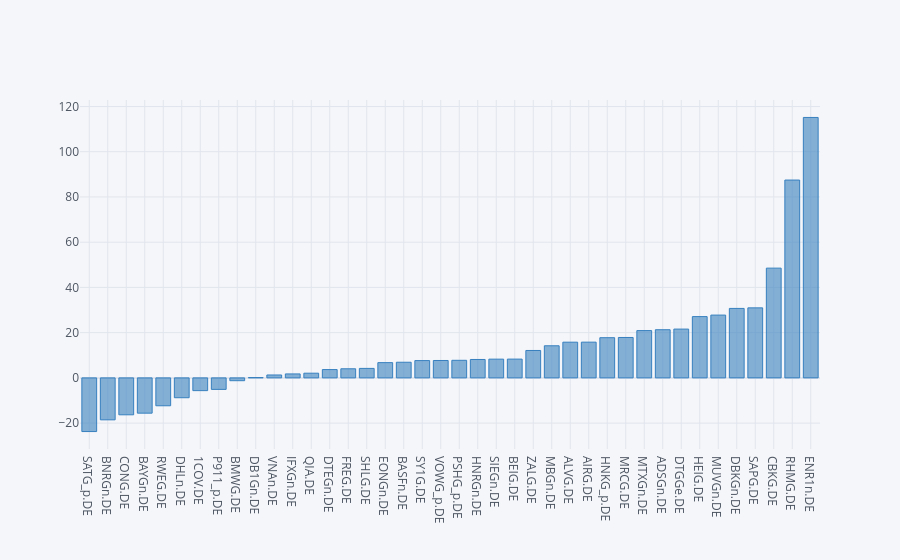

The code cell stored with this chart in its notebook:
### Code cell
dax.set_index('Instrument')['YTD Total Return'].sort_values().iplot(kind='bar', color='blue')

### Figure 1 — Plotly figure (JSON) as saved in the notebook; plotly's stock layout.template omitted (floating-point values rounded to 4 significant figures)
{"data": [{"marker": {"color": "rgba(55, 128, 191, 0.6)", "line": {"color": "rgba(55, 128, 191, 1.0)", "width": 1}}, "name": "YTD Total Return", "orientation": "v", "text": "", "type": "bar", "x": ["SATG_p.DE", "BNRGn.DE", "CONG.DE", "BAYGn.DE", "RWEG.DE", "DHLn.DE", "1COV.DE", "P911_p.DE", "BMWG.DE", "DB1Gn.DE", "VNAn.DE", "IFXGn.DE", "QIA.DE", "DTEGn.DE", "FREG.DE", "SHLG.DE", "EONGn.DE", "BASFn.DE", "SY1G.DE", "VOWG_p.DE", "PSHG_p.DE", "HNRGn.DE", "SIEGn.DE", "BEIG.DE", "ZALG.DE", "MBGn.DE", "ALVG.DE", "AIRG.DE", "HNKG_p.DE", "MRCG.DE", "MTXGn.DE", "ADSGn.DE", "DTGGe.DE", "HEIG.DE", "MUVGn.DE", "DBKGn.DE", "SAPG.DE", "CBKG.DE", "RHMG.DE", "ENR1n.DE"], "y": [-23.73, -18.55, -16.33, -15.6, -12.33, -8.773, -5.638, -5.081, -1.242, 0.1378, 1.284, 1.749, 2.076, 3.678, 4.026, 4.194, 6.745, 6.92, 7.648, 7.692, 7.772, 8.141, 8.287, 8.308, 12.12, 14.2, 15.79, 15.8, 17.77, 17.87, 20.92, 21.3, 21.58, 27.1, 27.77, 30.72, 30.96, 48.53, 87.49, 115.2]}], "layout": {"legend": {"bgcolor": "#F5F6F9", "font": {"color": "#4D5663"}}, "paper_bgcolor": "#F5F6F9", "plot_bgcolor": "#F5F6F9", "title": {"font": {"color": "#4D5663"}}, "xaxis": {"gridcolor": "#E1E5ED", "showgrid": true, "tickfont": {"color": "#4D5663"}, "title": {"font": {"color": "#4D5663"}, "text": ""}, "zerolinecolor": "#E1E5ED"}, "yaxis": {"gridcolor": "#E1E5ED", "showgrid": true, "tickfont": {"color": "#4D5663"}, "title": {"font": {"color": "#4D5663"}, "text": ""}, "zerolinecolor": "#E1E5ED"}}}
